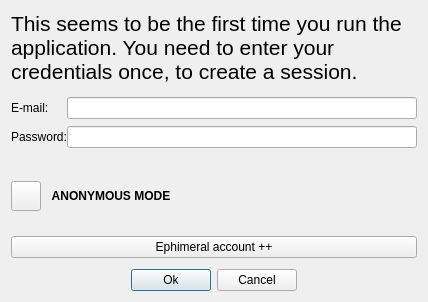
<?xml version="1.0" encoding="UTF-8"?>
<ui version="4.0">
 <class>LoginDialog</class>
 <widget class="QDialog" name="LoginDialog">
  <property name="geometry">
   <rect>
    <x>0</x>
    <y>0</y>
    <width>428</width>
    <height>302</height>
   </rect>
  </property>
  <property name="acceptDrops">
   <bool>false</bool>
  </property>
  <property name="windowTitle">
   <string>Login to MEGA</string>
  </property>
  <layout class="QVBoxLayout" name="verticalLayout" stretch="0,0,0,0,0">
   <item>
    <widget class="QLabel" name="label_3">
     <property name="sizePolicy">
      <sizepolicy hsizetype="Preferred" vsizetype="Minimum">
       <horstretch>0</horstretch>
       <verstretch>0</verstretch>
      </sizepolicy>
     </property>
     <property name="font">
      <font>
       <pointsize>16</pointsize>
      </font>
     </property>
     <property name="text">
      <string>This seems to be the first time you run the application. You need to enter your credentials once, to create a session.</string>
     </property>
     <property name="textFormat">
      <enum>Qt::PlainText</enum>
     </property>
     <property name="wordWrap">
      <bool>true</bool>
     </property>
    </widget>
   </item>
   <item>
    <widget class="QWidget" name="formWidget" native="true">
     <layout class="QGridLayout" name="gridLayout">
      <property name="leftMargin">
       <number>0</number>
      </property>
      <property name="topMargin">
       <number>0</number>
      </property>
      <property name="rightMargin">
       <number>0</number>
      </property>
      <property name="bottomMargin">
       <number>0</number>
      </property>
      <property name="spacing">
       <number>0</number>
      </property>
      <item row="0" column="0">
       <widget class="QLabel" name="label">
        <property name="text">
         <string>E-mail:</string>
        </property>
       </widget>
      </item>
      <item row="3" column="0">
       <widget class="QLabel" name="label_2">
        <property name="text">
         <string>Password:</string>
        </property>
       </widget>
      </item>
      <item row="3" column="2">
       <widget class="QLineEdit" name="ePassword">
        <property name="inputMask">
         <string/>
        </property>
        <property name="text">
         <string/>
        </property>
        <property name="echoMode">
         <enum>QLineEdit::Password</enum>
        </property>
        <property name="placeholderText">
         <string/>
        </property>
        <property name="clearButtonEnabled">
         <bool>false</bool>
        </property>
       </widget>
      </item>
      <item row="0" column="2">
       <widget class="QLineEdit" name="eEmail"/>
      </item>
     </layout>
    </widget>
   </item>
   <item>
    <layout class="QHBoxLayout" name="horizontalLayout_3">
     <item>
      <widget class="QToolButton" name="bAnonymous">
       <property name="enabled">
        <bool>true</bool>
       </property>
       <property name="minimumSize">
        <size>
         <width>30</width>
         <height>30</height>
        </size>
       </property>
       <property name="styleSheet">
        <string notr="true">QToolButton
					{
					border-image: url(':/link.svg')
					}
					QToolButton:hover
					{
						border-image: url(':/link-hover.svg')
					}
					</string>
       </property>
       <property name="text">
        <string/>
       </property>
      </widget>
     </item>
     <item>
      <widget class="QToolButton" name="bAnonymousText">
       <property name="enabled">
        <bool>true</bool>
       </property>
       <property name="minimumSize">
        <size>
         <width>30</width>
         <height>30</height>
        </size>
       </property>
       <property name="styleSheet">
        <string notr="true">QToolButton
					{
					border:none;
					font-weight:bold;
					}
					QToolButton:hover
					{
					  color: #062c6d;
					}
					</string>
       </property>
       <property name="text">
        <string>ANONYMOUS MODE</string>
       </property>
      </widget>
     </item>
     <item>
      <widget class="QLabel" name="mLoginStateDisplay">
       <property name="minimumSize">
        <size>
         <width>200</width>
         <height>0</height>
        </size>
       </property>
       <property name="text">
        <string>&lt;Login status&gt;</string>
       </property>
       <property name="alignment">
        <set>Qt::AlignRight|Qt::AlignTrailing|Qt::AlignVCenter</set>
       </property>
      </widget>
     </item>
    </layout>
   </item>
   <item>
    <layout class="QHBoxLayout" name="horizontalLayout">
     <item>
      <widget class="QPushButton" name="bEphimeralAccount">
       <property name="text">
        <string>Ephimeral account ++</string>
       </property>
      </widget>
     </item>
    </layout>
   </item>
   <item>
    <layout class="QHBoxLayout" name="horizontalLayout_4">
     <property name="leftMargin">
      <number>120</number>
     </property>
     <property name="topMargin">
      <number>5</number>
     </property>
     <property name="rightMargin">
      <number>120</number>
     </property>
     <item>
      <widget class="QPushButton" name="bOK">
       <property name="sizePolicy">
        <sizepolicy hsizetype="MinimumExpanding" vsizetype="Fixed">
         <horstretch>0</horstretch>
         <verstretch>0</verstretch>
        </sizepolicy>
       </property>
       <property name="text">
        <string>Ok</string>
       </property>
       <property name="autoDefault">
        <bool>false</bool>
       </property>
       <property name="default">
        <bool>true</bool>
       </property>
      </widget>
     </item>
     <item>
      <widget class="QPushButton" name="bCancel">
       <property name="sizePolicy">
        <sizepolicy hsizetype="MinimumExpanding" vsizetype="Fixed">
         <horstretch>0</horstretch>
         <verstretch>0</verstretch>
        </sizepolicy>
       </property>
       <property name="text">
        <string>Cancel</string>
       </property>
       <property name="autoDefault">
        <bool>false</bool>
       </property>
      </widget>
     </item>
    </layout>
   </item>
  </layout>
 </widget>
 <resources/>
 <connections/>
</ui>
